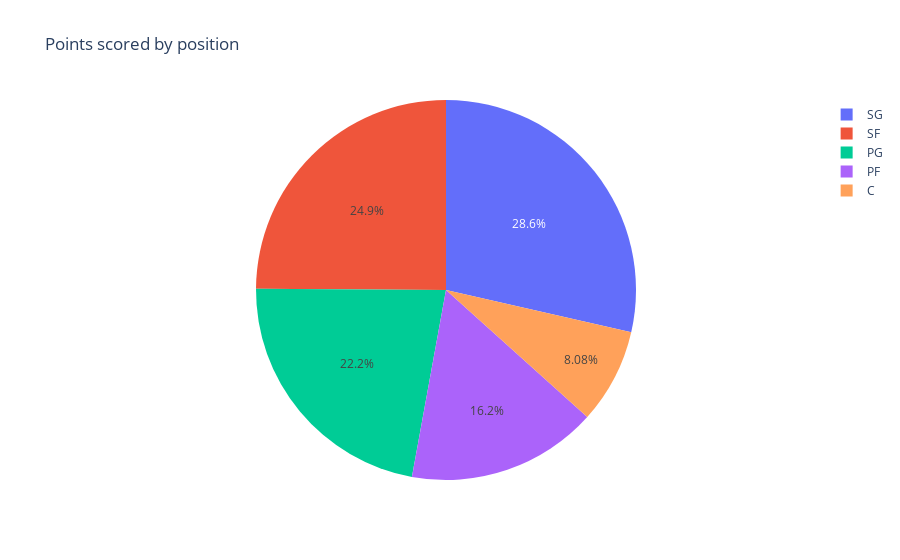

The notebook cell saved with this chart:
### Code cell
px.pie(df, names='Pos', values='PTS', labels='Pos', title='Points scored by position')

### Figure 1 — Plotly figure (JSON) as saved in the notebook; plotly's stock layout.template omitted (floating-point values rounded to 4 significant figures; data arrays with more than 128 entries replaced by an {"elided": "..."} marker saying what was removed)
{"data": [{"domain": {"x": [0.0, 1.0], "y": [0.0, 1.0]}, "hovertemplate": "Pos=%{label}<br>PTS=%{value}<extra></extra>", "labels": {"elided": "1155 str values"}, "legendgroup": "", "name": "", "showlegend": true, "values": {"elided": "1155 float values"}, "type": "pie"}], "layout": {"legend": {"tracegroupgap": 0}, "title": {"text": "Points scored by position"}}}
